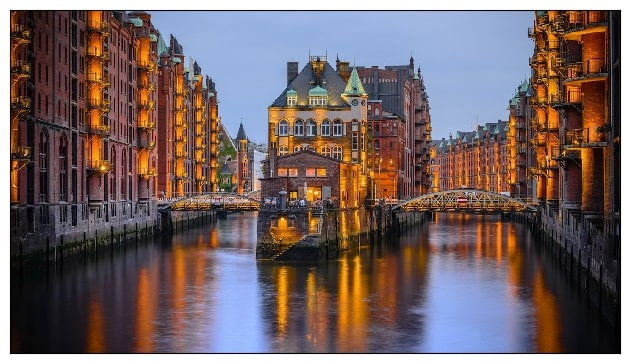
#> input picture photo.jpg, 630 x 363 px
$ jupyter execute Color_Compression.ipynb
#> lines starting #> are read from the running program, lines starting #| are printed output that depends on the picture
[cell 1]
import numpy as np
import pandas as pd
import matplotlib.pyplot as plt
from sklearn.cluster import KMeans
import skimage.io as io
from PIL import Image

[cell 2]
plt.figure(figsize = (6.4,4.8))
img = input("please enter your path of color")
#> the answer given: photo.jpg
image = io.imread(img)
#> image is the input picture: shape (363, 630, 3); mean R, G, B 115.8, 99.5, 99.7
ax = plt.axes(xticks = [], yticks = [])
ax.imshow(image)

[cell 3]
image.shape
x = int(image.shape[0])
#> x = 363
y = int(image.shape[1])
#> y = 630
z = int(image.shape[2])
#> z = 3

[cell 4]
data = image /255.0 # now data is between 0 and 1
data = data.reshape(x*y, z) # making data's shape eqaual to image.shape
data.shape
#> Out = (228690, 3)

[cell 5]
def plot_pixels(data, title, colors = None, N = 10000):
#> called with data = array of shape (228690, 3), N = 10000
  if colors is None:
    colors = data

  rnd = np.random.RandomState(0) # creates an empty numpy array which size is zero.
  i = rnd.permutation(data.shape[0])[:N] # choose a random subset
  colors = colors[i] # non empty colors are eqauls to its subsets
  R, G,B = data[i].T # assigns colors red,green and blue colors to this variable seperately of random subsets
#> R = 10000 values, max 1 at index 12, min 0 at index 344, mean 0.453; G = 10000 values, max 1 at index 12, min 0 at index 66, mean 0.392; B = 10000 values, max 1 at index 15, min 0 at index 14, mean 0.396

  figure ,ax = plt.subplots(1, 2, figsize=(12,4))
  #Red-Green and Red-Blue color combinations are shown as seperate graphics
  ax[0].scatter(R,G, color = colors, marker = '.')
  ax[0].set(xlabel = 'Red', ylabel = 'Green', xlim = (0,1), ylim = (0,1))

  ax[1].scatter(R , B, color = colors, marker= '.')
  ax[1].set(xlabel = 'Red', ylabel = 'Blue', xlim = (0,1), ylim = (0,1))

  figure.suptitle(title, size = 15)

[cell 6]
plot_pixels(data, title ='Input color space :16 million possible colors')
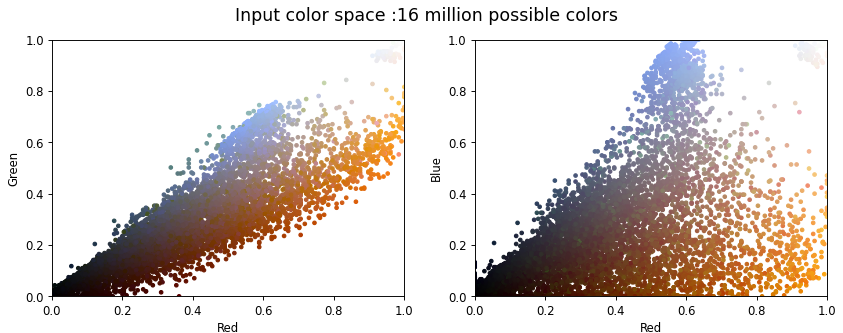
#> figure drawn by matplotlib, 2 panels

[cell 7]
from sklearn.cluster import MiniBatchKMeans
minibatch = int(input("How many colours should consist from new image?"))
#> the answer given: 3
kmeans = MiniBatchKMeans(minibatch) # divides 16 different color subsets
kmeans.fit(data)
new_colors = kmeans.cluster_centers_[kmeans.predict(data)] # for each data point, it is determined by kmeans algorithm which cluster center is closest. After it creates new color for every data point.
plot_pixels(data, title = str(minibatch) + 'colors' , colors= new_colors )
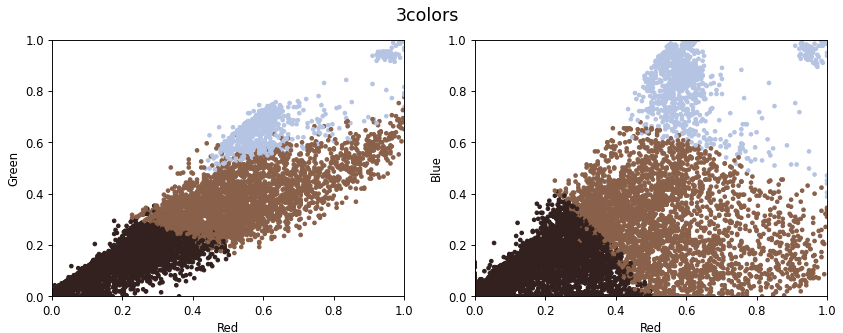
#> figure drawn by matplotlib, 2 panels

[cell 8]
image_recolored = new_colors.reshape(image.shape)
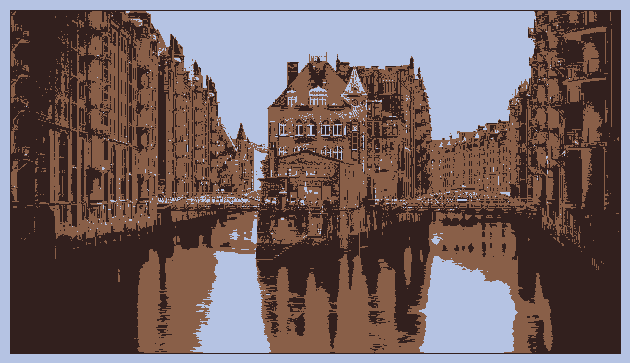
#> image_recolored: shape (363, 630, 3) float64; mean R, G, B 0.453, 0.389, 0.39
figure, ax = plt.subplots(1,2, figsize = (12, 4),
                          subplot_kw=dict(xticks=[], yticks=[])) # creates two different plot which original image and color image.
figure.subplots_adjust(wspace = 0.05)
ax[0].imshow(image)
ax[0].set_title('original image', size = 12)
ax[1].imshow(image_recolored)
ax[1].set_title(str(minibatch) + ' color image' ,size = 12)
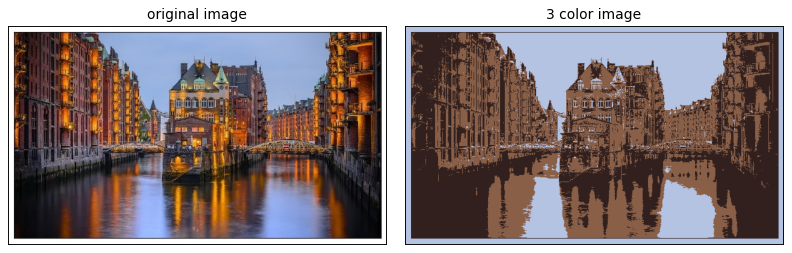
#> figure drawn by matplotlib, 2 panels
